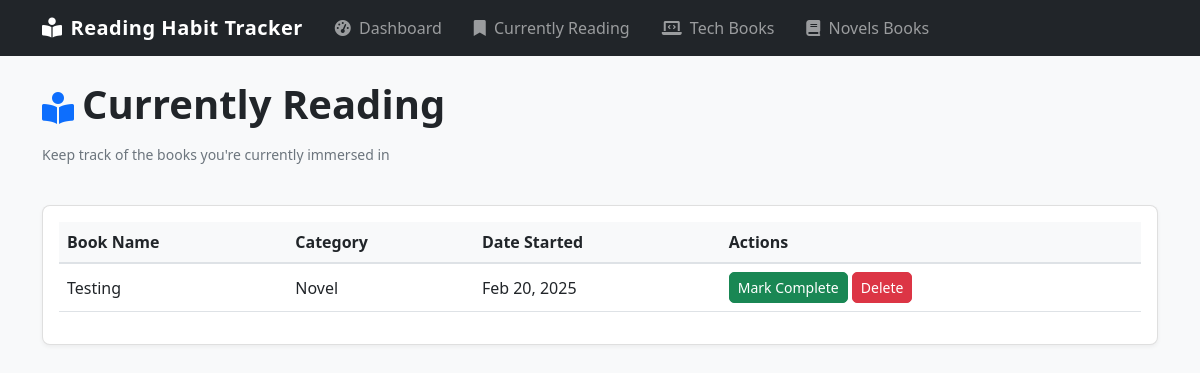
The page /current/ on the database as committed earlier.
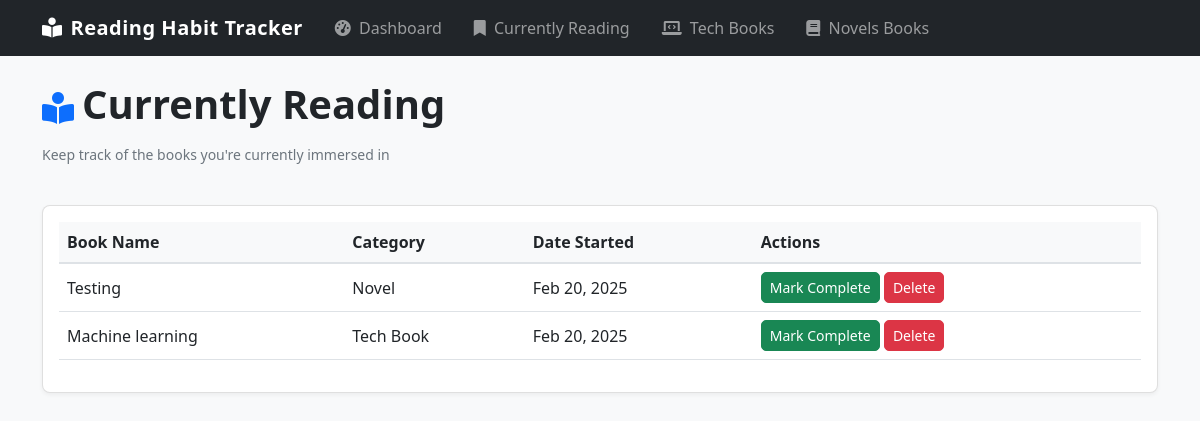
The same page on the database as committed later.
### tracker_app/models.py (models this page shows, shortened)
class Book(models.Model):
    CATEGORY_CHOICES = [
        ('TECH', 'Tech Book'),
        ('NOVEL', 'Novel'),
    ]
    STATUS_CHOICES = [
        ('READING', 'Reading'),
        ('DONE', 'Done'),
        ('NOT_STARTED', 'Not Started'),
    ]
    name = models.CharField(max_length=200)
    category = models.CharField(max_length=5, choices=CATEGORY_CHOICES)
    date_added = models.DateField(auto_now_add=True)
    status = models.CharField(max_length=11, choices=STATUS_CHOICES, default='NOT_STARTED')

### tracker_app/views.py (the view)
# urls.py: path('current/', views.current_books, name='current_books'),
def current_books(request):
    books = Book.objects.filter(status='READING').order_by('-date_added')
    return render(request, 'current_books.html', {'books': books})

### templates/current_books.html (shortened to what this page needs)
{% extends 'base.html' %}
{% block content %}
<div class="row mb-4">
    <div class="col">
        <div class="d-flex align-items-center mb-2">
            <i class="fas fa-book-reader fa-2x text-primary me-2"></i>
            <h1 class="fw-bold">Currently Reading</h1>
        </div>
        <p class="text-muted">Keep track of the books you're currently immersed in</p>
    </div>
</div>
<div class="row">
    <div class="col">
        <div class="card">
            <div class="card-body">
                <div class="table-responsive">
                    <table class="table">
                        <thead>
                            <tr>
                                <th>Book Name</th>
                                <th>Category</th>
                                <th>Date Started</th>
                                <th>Actions</th>
                            </tr>
                        </thead>
                        <tbody>
                            {% for book in books %}
                            <tr>
                                <td>{{ book.name }}</td>
                                <td>{{ book.get_category_display }}</td>
                                <td>{{ book.date_added|date:"M d, Y" }}</td>
                                <td>
                                    <form method="post" action="{% url 'update_book_status' book.id %}" style="display: inline;">
                                        <button type="submit" class="btn btn-sm btn-success">Mark Complete</button>
                                    </form>
                                    <form method="post" action="{% url 'delete_book' book.id %}" style="display: inline;">
                                        <button type="submit" class="btn btn-sm btn-danger" onclick="return confirm('Are you sure you want to delete this book?');">Delete</button>
                                    </form>
                                </td>
                            </tr>
                            {% empty %}
                            <tr>
                                <td colspan="4" class="text-center">No books currently being read.</td>
                            </tr>
                            {% endfor %}
                        </tbody>
                    </table>
                </div>
            </div>
        </div>
    </div>
</div>
{% endblock %}

Rows that differ between the two databases and show on the page:
added Book: name "Machine learning", category "Tech Book", date_added "Feb 20, 2025"
